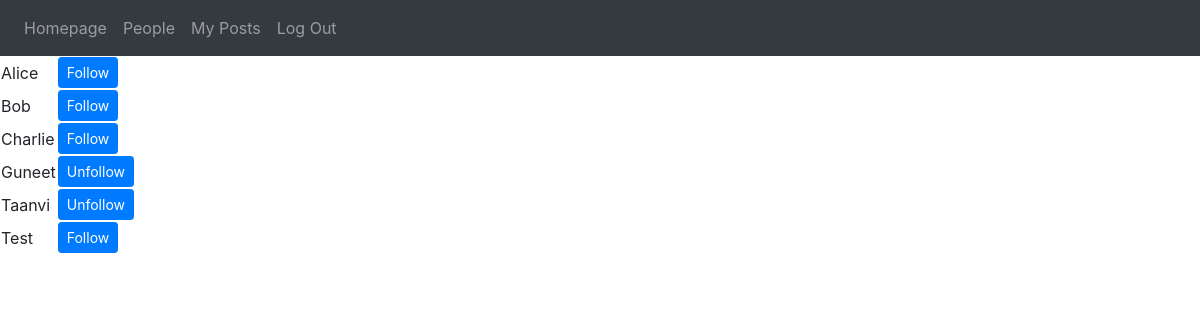
Page /people (signed in) on the committed database.
### tables this page shows
CREATE TABLE users (
		id INTEGER PRIMARY KEY AUTOINCREMENT NOT NULL,
		username TEXT NOT NULL,
		hash TEXT NOT NULL
);

### application.py (the view)
@app.route("/people")
@login_required
def people():
    persons = getPersons()
    followers = getFollowers()
    return render_template("people.html", persons=persons, followers=followers)

### models.py (called while the page is built)
def initialise(option, connection=False):
    con = sql.connect(path.join(ROOT, "socialMedia.db"))
    if option == 2:
        con.row_factory = sql.Row
        cur = con.cursor()
        if connection == False:
            return cur
        else:
            return cur, con
    else:
        cur = con.cursor()
        if option == 1:
            if connection == False:
                return cur
            else:
                return cur, con
        user_id = session["user_id"]
        if connection == False:
            return cur, user_id
        else:
            return cur, user_id, con

def login_required(f):
    @wraps(f)
    def decorated_function(*args, **kwargs):
        if session.get("user_id") is None:
            return redirect("/login")
        return f(*args, **kwargs)
    return decorated_function

def getPersons():
    cur, user_id = initialise(3)
    cur.execute("SELECT username FROM users WHERE NOT username = (SELECT username FROM users WHERE id = ?)", [user_id])
    tempPersons = cur.fetchall()
    persons = []
    for person in tempPersons:
        persons.append(person[0])
    persons.sort()
    return persons

def getFollowers():
    cur, user_id = initialise(3)
    cur.execute("SELECT following FROM followers WHERE user = (SELECT username FROM users WHERE id = ?)", [user_id])
    tempFollowers = cur.fetchall()
    followers = []
    for follower in tempFollowers:
        followers.append(follower[0])
    return followers

### templates/people.html (shortened to what this page needs)
{% extends "layout.html" %}
{% block main %}
    <table>
        {% for person in persons %}
            <tr>
                <td>{{ person }}</td>
                {% if person not in followers %}
                    <td><a class="btn btn-primary btn-sm" href="{{ url_for('follow', following=person) }}">Follow</a></td>
                {% else %}
                    <td><a class="btn btn-primary btn-sm" href="{{ url_for('unfollow', following=person) }}">Unfollow</a></td>
                {% endif %}
            </tr>
        {% endfor %}
    </table>
{% endblock %}

### rows in the picture
users: username "Alice"
users: username "Bob"
users: username "Charlie"
users: username "Guneet"
users: username "Taanvi"
users: username "Test"
